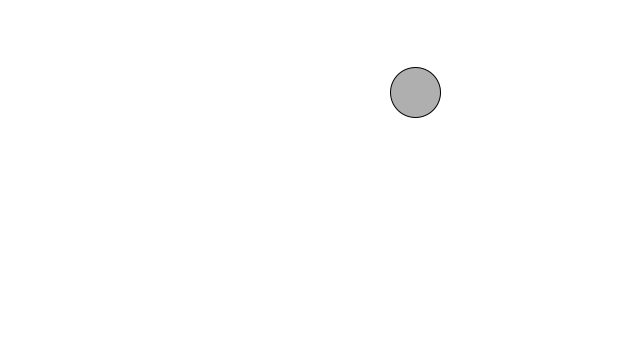
Frame 1 (no input)
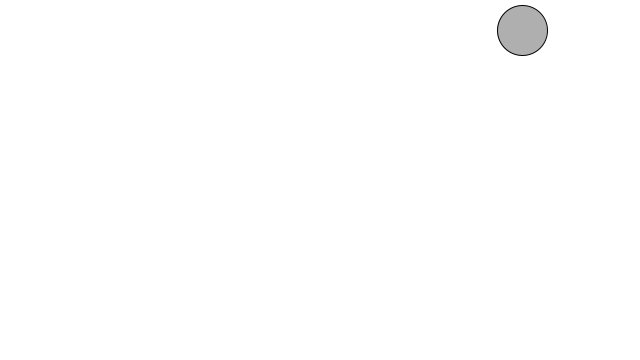
Frame 60 (the mouse pressed at the canvas centre just before this capture)
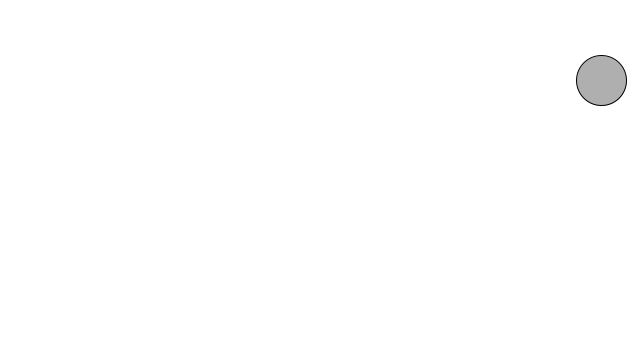
Frame 120 (the mouse held since frame 60 and released just before this capture)

The Processing sketch that drew these frames (run headless with seeded random() and noise(); from frame 60 on, the mouse is pressed at the canvas centre):

// Processing sketch: movimiento_clases
// ── movimiento_clases.pde
Particula part;
 
void setup() {
  size(640,360);
//Creamos la partícula
  part = new Particula();
}
 
void draw() {
  background(255);
 
//Funciones o capacidades del objeto Particula.
  part.actualizar();
  part.comprobarLimites();
  part.dibujar();
}



//Aqui se define lo que es y puede hacer una particula (Clase)
class Particula {
 
//El objeto posee dos propiedades o variables de tipo PVector: posicion and velocidad.
  PVector posicion;
  PVector velocidad;
  
  int radio;
 
  Particula() {
    posicion = new PVector(random(width),random(height));
    velocidad = new PVector(random(-2,2),random(-2,2));
    radio = 25;
  }
 
  void actualizar() {
//La posicion cambia al aplicar velocidad
    posicion.add(velocidad);
  }
 
  void dibujar() {
    stroke(0);
    fill(175);
    ellipse(posicion.x,posicion.y, radio*2, radio*2);
  }
  
 
  void comprobarLimites() {
    //Verificamos que la posicion esté dentro de los limites
    //del espacio, usando los componentes individuales de cada vector.
    if ((posicion.x > width - radio) || (posicion.x < 0 + radio)) {
      //si el objeto se encuentra por fuera, invertimos su direccion.
      velocidad.x = velocidad.x * -1;
    }
    if ((posicion.y > height - radio) || (posicion.y < 0 + radio)) { 
      //si el objeto se encuentra por fuera, invertimos su direccion.
      velocidad.y = velocidad.y * -1;
    }
  } 
  
}
